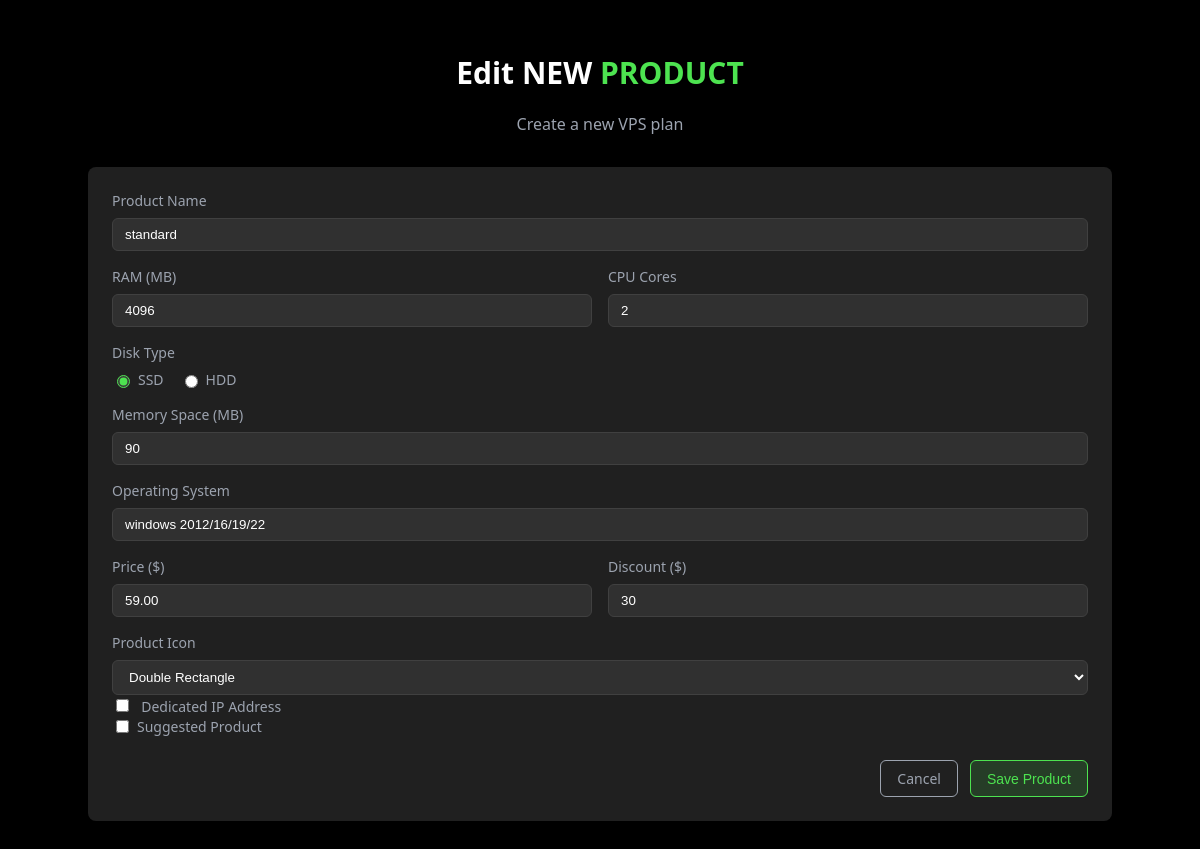
The page /product/edit/?id=3 (signed in) on the database its author committed.
### tables this page shows
CREATE TABLE IF NOT EXISTS `product` (
    `id` INT NOT NULL AUTO_INCREMENT,
    `name` VARCHAR(255) NOT NULL,
    `ram` INT NOT NULL,
    `cpu` INT NOT NULL,
    `memory_type` VARCHAR(10) NOT NULL DEFAULT 'SSD',
    `disk` INT NOT NULL,
    `os` VARCHAR(255) NOT NULL,
    `price` DECIMAL(10,2) NOT NULL,
    `discount` INT NULL,
    `is_dedicated_ip` BOOLEAN NOT NULL DEFAULT FALSE,
    `is_suggested` BOOLEAN NOT NULL DEFAULT FALSE,
    `icon` VARCHAR(128) NOT NULL DEFAULT 'empty',
    `created_at` TIMESTAMP DEFAULT CURRENT_TIMESTAMP,
    `updated_at` TIMESTAMP NULL DEFAULT NULL ON UPDATE CURRENT_TIMESTAMP,
    `deleted_at` TIMESTAMP NULL DEFAULT NULL,
    PRIMARY KEY (`id`),
    UNIQUE KEY `name_unique` (`name`)
);

### www/product/edit/index.php (called while the page is built, shortened)
<?php
  do
  {
    require_once __DIR__ . '/../../db_connection.php';
    if ($_SERVER['REQUEST_METHOD'] !== 'POST')
      break;
    $mysqli->begin_transaction(MYSQLI_TRANS_START_WITH_CONSISTENT_SNAPSHOT);
  }
  while (FALSE);
  $product = [];
  $id      = filter_var($_GET['id'] ?? $_POST['id'] ?? null, FILTER_VALIDATE_INT);
  if ($id)
  {
    $query  = sprintf("SELECT * FROM product WHERE id = %d", $id);
    $result = $mysqli->query($query);
    if ($result && $result->num_rows > 0)
    {
      $product = $result->fetch_assoc();
    }
    else
    {
      die("Product not found");
    }
  }
  require_once __DIR__ . '/../../pages/product_detail.php';

### www/pages/product_detail.php (the view, shortened to what this page needs)
<?php
  $action = !empty($product) && !empty($product['id']) ? 'edit' : 'add';
?>
<!DOCTYPE html>
<html lang="en">
  <head>
    <link rel="stylesheet" href="/assets/style.css">
  </head>
  <body>
    <div class="container">
      <h1 class="page-title">
        <?= htmlspecialchars(ucfirst($action)) ?> NEW <span class="text-accent">PRODUCT</span>
      </h1>
      <p class="page-subtitle">Create a new VPS plan</p>
      <div class="mt-8">
        <form method="POST" action="/product/<?= htmlspecialchars($action) ?: 'add' ?>/" class="card">
          <div class="space-y-4">
            <div>
              <label for="name" class="form-label">Product Name</label>
              <input type="text" id="name" name="name" maxlength="50" required class="form-input" value="<?= htmlspecialchars($product['name'] ?? '') ?>">
            </div>
            <div class="grid grid-cols-2 gap-4">
              <div>
                <label for="ram" class="form-label">RAM (MB)</label>
                <input type="number" id="ram" name="ram" min="1" required class="form-input" value="<?= htmlspecialchars($product['ram'] ?? '') ?>">
              </div>
              <div>
                <label for="cpu_cores" class="form-label">CPU Cores</label>
                <input type="number" id="cpu_cores" name="cpu_cores" min="1" required class="form-input" value="<?= htmlspecialchars($product['cpu'] ?? '') ?>">
              </div>
            </div>
            <div>
              <label class="form-label">Disk Type</label>
              <div class="flex gap-4">
                <label class="flex items-center">
                  <input type="radio" name="disk_type" value="ssd" <?= (!isset($product['disk_type']) || $product['disk_type'] === 'ssd') ? 'checked' : '' ?> class="form-radio">
                  <span class="form-check-label">SSD</span>
                </label>
                <label class="flex items-center">
                  <input type="radio" name="disk_type" value="hdd" <?= (isset($product['disk_type']) && $product['disk_type'] === 'hdd') ? 'checked' : '' ?> class="form-radio">
                  <span class="form-check-label">HDD</span>
                </label>
              </div>
            </div>
            <div>
              <label for="memory_space" class="form-label">Memory Space (MB)</label>
              <input type="number" id="memory_space" name="memory_space" min="1" required class="form-input" value="<?= htmlspecialchars($product['disk'] ?? '') ?>">
            </div>
            <div>
              <label for="os" class="form-label">Operating System</label>
              <input type="text" id="os" name="os" maxlength="255" required class="form-input" value="<?= htmlspecialchars($product['os'] ?? '') ?>">
            </div>
            <div class="grid grid-cols-2 gap-4">
              <div>
                <label for="price" class="form-label">Price ($)</label>
                <input type="number" id="price" name="price" min="0" step="0.01" required class="form-input" value="<?= htmlspecialchars($product['price'] ?? '') ?>">
              </div>
              <div>
                <label for="discount" class="form-label">Discount ($)</label>
                <input type="number" id="discount" name="discount" min="0" step="0.01" required class="form-input" value="<?= htmlspecialchars($product['discount'] ?? '') ?>">
              </div>
            </div>
            <div>
              <label for="icon" class="form-label">Product Icon</label>
              <select id="icon" name="icon" required class="form-input">
                <?php
                  $icons = glob(__DIR__ . "/../../www/assets/*.svg");
                  foreach($icons as $icon)
                  {
                    $filename = basename($icon);
                    $name     = pathinfo($filename, PATHINFO_FILENAME);
                    $value    = explode('_', $name)[0];
                    $display  = ucwords(str_replace('_', ' ', $name));
                    $selected = (isset($product['icon']) && $product['icon'] === $value) ? 'selected' : '';
                    echo "<option value=\"$value\" $selected>$display</option>";
                  }
                ?>
            </div>
            <div class="flex gap-4">
              <label class="flex items-center">
                <input type="checkbox" name="dedicated_ip" value="1" class="form-checkbox" <?= (!empty($product['dedicated_ip'])) ? 'checked' : '' ?>>
                <span class="form-check-label">Dedicated IP Address</span>
              </label>
              <label class="flex items-center">
                <input type="checkbox" name="suggested_product" value="1" class="form-checkbox" <?= (!empty($product['suggested_product'])) ? 'checked' : '' ?>>
                <span class="form-check-label">Suggested Product</span>
              </label>
            </div>
          </div>
          <div class="form-actions">
            <a href="/product/list/" class="btn btn-secondary">
              Cancel
            </a>
            <button type="submit" name="action" value="insert" class="btn btn-primary">
              Save Product
            </button>
          </div>
        </form>
      </div>
    </div>
  </body>
</html>

### www/assets/style.css (style rules this page uses)
body { background-color: #000000; color: #ffffff; margin: 0; font-family: system-ui, -apple-system, sans-serif; }
.container { max-width: 1024px; margin: 0 auto; padding: 2rem 1rem; }
.page-title { font-size: 1.875rem; font-weight: 700; text-align: center; color: #ffffff; }
.page-subtitle { color: #9ca3af; margin-top: 0.5rem; text-align: center; }
.text-accent { color: #4DE350; }
.card { padding: 1.5rem; border-radius: 0.5rem; background-color: #202020; }
.form-label { display: block; font-size: 0.875rem; font-weight: 500; color: #9ca3af; margin-bottom: 0.5rem; }
.form-input { width: 100%; padding: 0.5rem 0.75rem; background-color: #303030; border: 1px solid #404040; border-radius: 0.375rem; color: #ffffff; box-sizing: border-box; }
.form-checkbox { margin-right: 0.5rem; accent-color: #4DE350; }
.form-check-label { color: #9ca3af; font-size: 0.875rem; font-weight: 500; }
.form-radio { margin-right: 0.5rem; accent-color: #4DE350; }
.form-actions { margin-top: 1.5rem; display: flex; justify-content: flex-end; gap: 0.75rem; }
.btn { display: inline-block; padding: 0.5rem 1rem; border-radius: 0.375rem; transition: all 0.2s; cursor: pointer; text-decoration: none; text-align: center; font-size: 0.875rem; font-weight: 500; }
.btn-primary { background-color: rgba(77, 227, 80, 0.15); border: 1px solid #4DE350; color: #4DE350; }
.btn-secondary { background-color: transparent; border: 1px solid #9ca3af; color: #9ca3af; }
.flex { display: flex; }
.items-center { align-items: center; }
.gap-4 { gap: 1rem; }
.grid { display: grid; }
.grid-cols-2 { grid-template-columns: repeat(2, 1fr); }
.mt-8 { margin-top: 2rem; }
.space-y-4 > * + * { margin-top: 1rem; }

### rows shown on the page
product: id "Edit", name "standard", ram "4096", cpu_cores "2", memory_space "90", os "windows 2012/16/19/22", price "59.00", discount "30"

### other values the page prints
form field icon "Double Rectangle"
